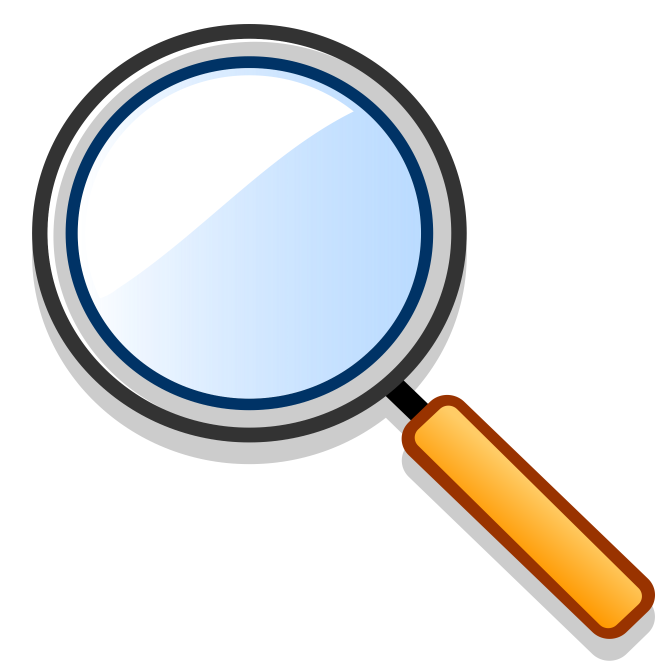
#> input picture img/notebook/__glass.png, 2000 x 2000 px (shown at 1/3 size)
$ python Resize.py   (older library calls are emulated)
#> lines starting #> are read from the running program, lines starting #| are printed output that depends on the picture
from PIL import Image
import os

pth = input("Paste the image: ")
#> the answer given: __glass.png

height = int(input("Height: "))
#> the answer given: 100
width = int(input("Width: "))
#> the answer given: 100
head, tail = os.path.split(pth)
img = Image.open(pth)
#> img is the input picture: PIL image 2000x2000 RGBA; mean R, G, B, A 66.8, 67.7, 68.3, 90.8
new_img = img.resize((width, height), Image.ANTIALIAS)
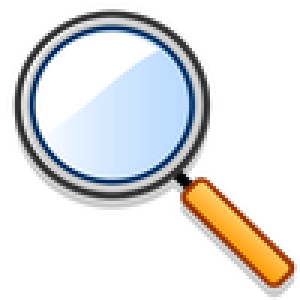
#> new_img: PIL image 100x100 RGBA (shown 3 times larger); mean R, G, B, A 69.5, 69.2, 69.2, 90.7; transparent parts drawn white
new_img.save(head+"/_"+tail)
